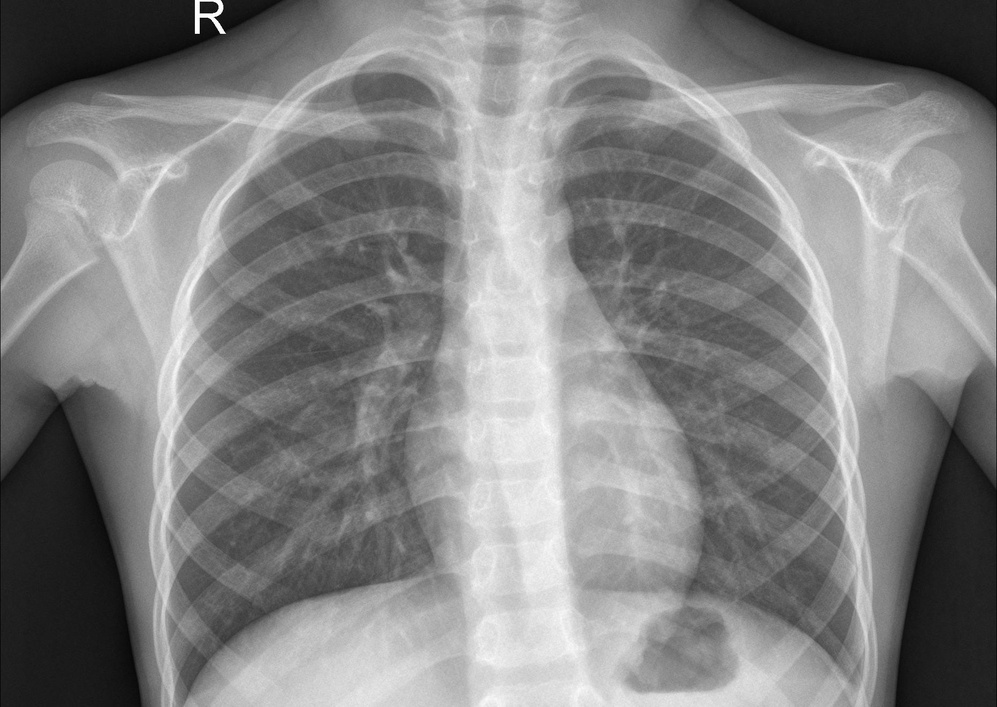
#> input picture chest_xray/test/NORMAL/IM-0001-0001.jpeg, 997 x 707 px, shrunk from 1857 x 1317 before the run
$ python -i feature_extraction.py   (imports and definitions only)
#> lines starting #> are read from the running program, lines starting #| are printed output that depends on the picture
#> further down, picture is the input picture: shape (707, 997, 3); min 0, max 255, mean 131
import cv2
import h5py
import numpy as np
from scipy import stats
import matplotlib.pyplot as plt
from sklearn.preprocessing import StandardScaler

data_path = './processed_data/normalized_rawdata.h5'

# [16 lines not run here, left out]

#x_train_flat = x_train.reshape(x_train.shape[0], -1)
#x_test_flat = x_test.reshape(x_test.shape[0], -1)

################  Train Data Feature Extraction  #######################

def calculate_entropy(image):
    histogram, _ = np.histogram(image, bins=256, range=(0, 256))
    histogram_normalized = histogram / histogram.sum()
    histogram_normalized = histogram_normalized[histogram_normalized > 0] # Avoid zero probabilities
    return stats.entropy(histogram_normalized, base=2)

def feature_extract(image):
    image = np.uint8(image*255)
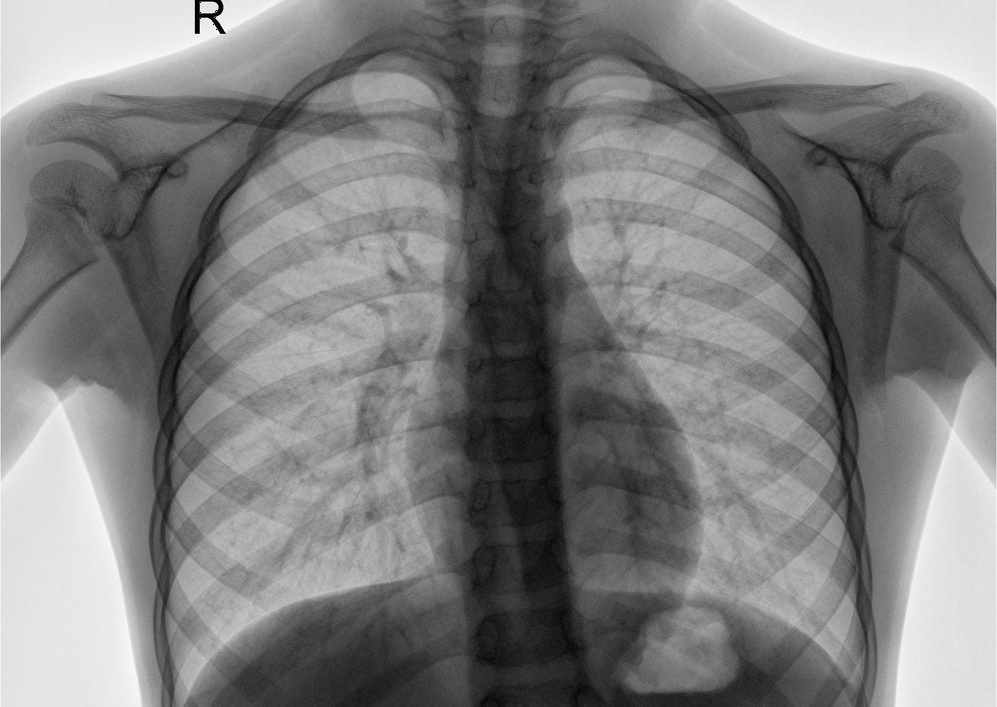
#> image: shape (707, 997, 3); min 0, max 255, mean 125
    # Feature1: Variance of each image
    var = np.var(image)
#> var = 3251.2

    # Feature2: Mean of each image
    mean = np.mean(image)
#> mean = 125

    # Feature3: Standard Deviation of each image
    std = np.std(image)
#> std = 57.02

    # Feature4: Skewness of each image
    skewness = stats.skew(image.ravel())
#> skewness = 0.274

    # Feature5: Kurtosis of each image
    kurtosis = stats.kurtosis(image.ravel())
#> kurtosis = -0.71

    # Feature6: Entropy of each image
    entropies = calculate_entropy(image)
#> in calculate_entropy, `histogram, _ = np.histogram(image, bins=256, range=(0, 256))`: histogram = 256 values, max 21114 at index 229, min 9 at index 255, mean 8260.3
#> in calculate_entropy, `histogram_normalized = histogram / histogram.sum()`: histogram_normalized = 256 values, max 0.00998 at index 229, min 4.26e-06 at index 255, mean 0.00391
#> entropies = 7.59

    # Feature7: Canny Edge detection
    canny_edge = cv2.Canny(image, 140, 200)
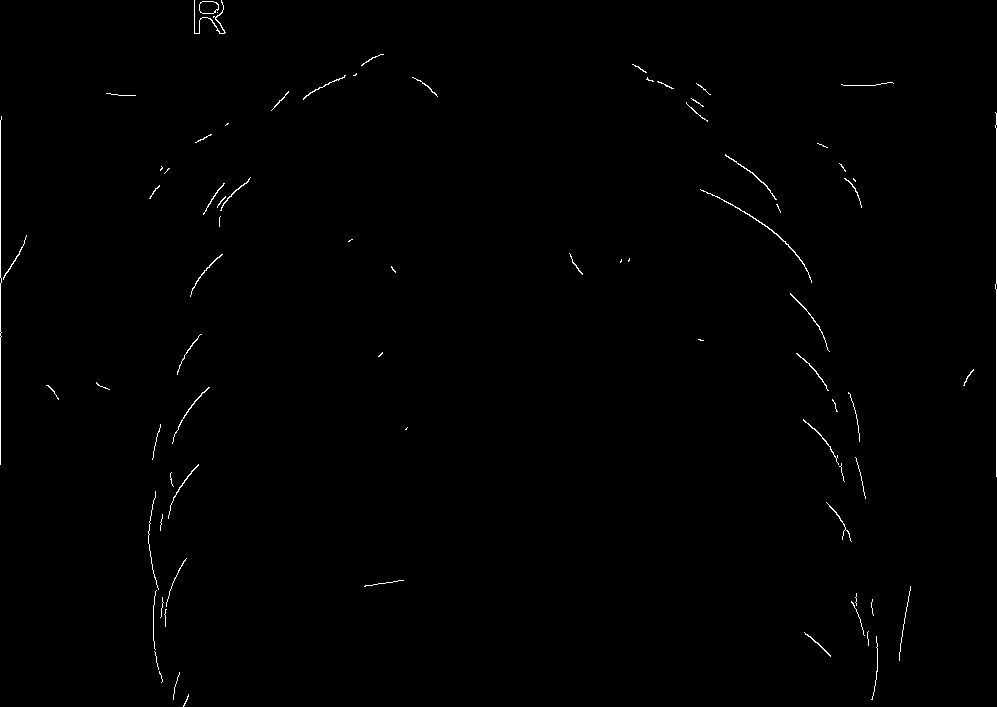
#> canny_edge: shape (707, 997); 0.5% white in thin lines or dots
    canny_edge_count = np.sum(canny_edge > 0)
#> canny_edge_count = 3545

    # Feature8: Otsu binary threshold
#> (the run stopped early here; a loop or call above may not have finished)
